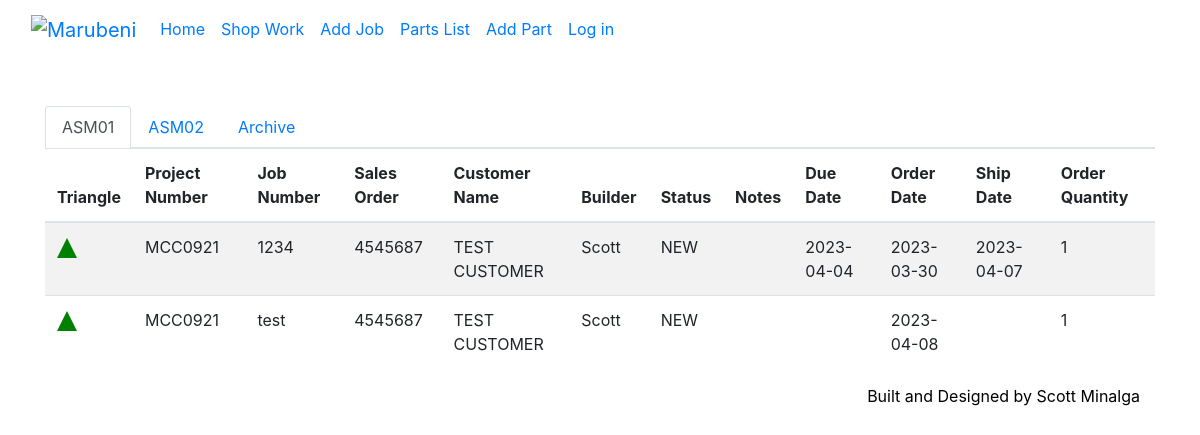
Before: /view with the older database file.
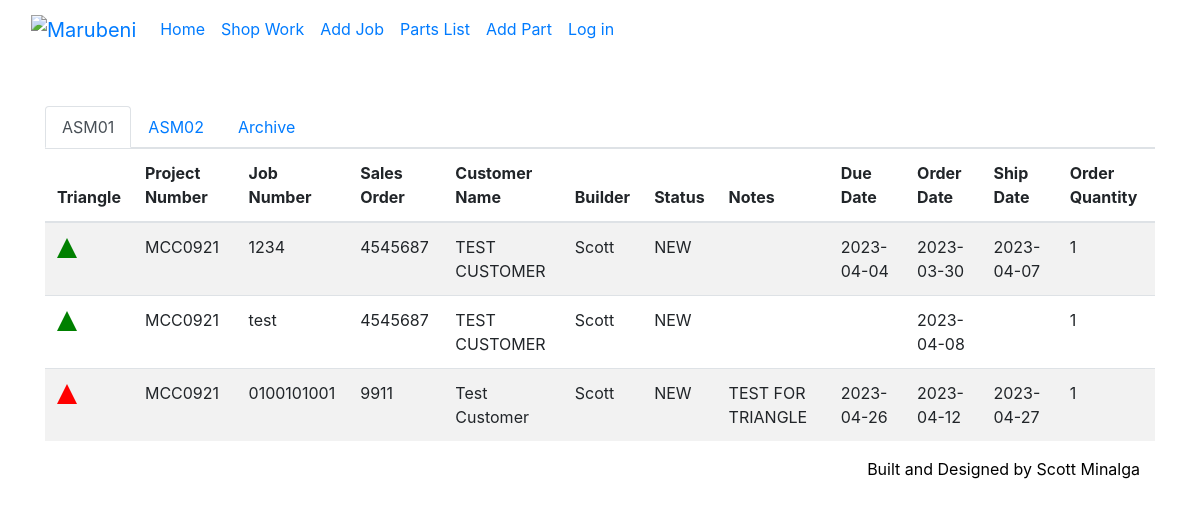
After: the same page with the newer database file.
### Screen.py (models this page shows, shortened)
class ASM01(db.Model):
    _id = db.Column("id", db.Integer, primary_key=True)
    project_number = db.Column(db.String(100))
    job_number = db.Column(db.String(100))
    sales_order = db.Column(db.String(100))
    customer_name = db.Column(db.String(100))
    builder = db.Column(db.String(100))
    status = db.Column(db.String(100))
    notes = db.Column(db.String(500))
    due_date =db.Column(db.String(100))
    order_date = db.Column(db.String(100))
    ship_date = db.Column(db.String(100))
    order_quantity = db.Column(db.String(100))

### Screen.py (the view)
@app.route("/view")
def view():
    ASM01_data = ASM01.query.all()
    ASM02_data = ASM02.query.all()
    archive_data = archive.query.all()
    all_parts = parts.query.all()
    parts_job_numbers = {part.job_number for part in all_parts}
    return render_template(
        'render_table_with_tabs.html',
        ASM01_data=ASM01_data,
        ASM02_data=ASM02_data,
        archive_data=archive_data,
        parts_job_numbers=parts_job_numbers,
    )

### templates/render_table_with_tabs.html (shortened to what this page needs)
{% extends "base.html" %}
{% macro render_table(data, parts_job_numbers) %}
  <table class="table table-striped">
    <thead>
      <tr>
        <th>Triangle</th>
        <th>Project Number</th>
        <th>Job Number</th>
        <th>Sales Order</th>
        <th>Customer Name</th>
        <th>Builder</th>
        <th>Status</th>
        <th>Notes</th>
        <th>Due Date</th>
        <th>Order Date</th>
        <th>Ship Date</th>
        <th>Order Quantity</th>
      </tr>
    </thead>
    <tbody>
      {% for job in data %}
        <tr>
          {% if job.job_number in parts_job_numbers %}
            <td><svg width="20" height="20"><polygon points="10,0 20,20 0,20" fill="red" /></svg></td>
          {% else %}
            <td><svg width="20" height="20"><polygon points="10,0 20,20 0,20" fill="green" /></svg></td>
          {% endif %}
          <td>{{ job.project_number }}</td>
          <td>{{ job.job_number }}</td>
          <td>{{ job.sales_order }}</td>
          <td>{{ job.customer_name }}</td>
          <td>{{ job.builder }}</td>
          <td>{{ job.status }}</td>
          <td>{{ job.notes }}</td>
          <td>{{ job.due_date }}</td>
          <td>{{ job.order_date }}</td>
          <td>{{ job.ship_date }}</td>
          <td>{{ job.order_quantity }}</td>
        </tr>
      {% endfor %}
    </tbody>
  </table>
{% endmacro %}
{% block content %}
  <div class="container mt-5">
    <ul class="nav nav-tabs">
      <li class="nav-item">
        <a class="nav-link active" id="ASM01-tab" data-toggle="tab" href="#ASM01">ASM01</a>
      </li>
      <li class="nav-item">
        <a class="nav-link" id="ASM02-tab" data-toggle="tab" href="#ASM02">ASM02</a>
      </li>
      <li class="nav-item">
        <a class="nav-link" id="archive-tab" data-toggle="tab" href="#archive">Archive</a>
      </li>
    </ul>
    <div class="tab-content">
      <div class="tab-pane fade show active" id="ASM01" role="tabpanel" aria-labelledby="ASM01-tab">
        {{ render_table(ASM01_data, parts_job_numbers) }}
      </div>
    </div>
  </div>
{% endblock %}

### templates/base.html (shortened to what this page needs)
<!DOCTYPE html>
<html>
<head>
    <link rel="stylesheet" href="https://cdn.jsdelivr.net/npm/bootstrap@4.3.1/dist/css/bootstrap.min.css">
</head>
<body>
    <nav class="navbar navbar-expand-lg bg-body-tertiary">
        <div class="container-fluid">
          <a class="navbar-brand" href="/"><img src="https://www.marubeni.com/en/common/img/ogp.jpg" alt="Marubeni" height="20" width="auto" ></a>
          <div class="collapse navbar-collapse" id="navbarNav">
            <ul class="navbar-nav">
              <li class="nav-item">
                <a class="nav-link active" aria-current="page" href="/">Home</a>
              </li>
              <li class="nav-item">
                <a class="nav-link" href="view">Shop Work</a>
              </li>
              <li class="nav-item">
                <a class="nav-link" href="add">Add Job</a>
              </li>
              <li class="nav-item">
                <a class="nav-link" href="view_parts">Parts List</a>
              </li>
              <li class="nav-item">
                <a class="nav-link" href="add_part">Add Part</a>
              </li>
              {% if "user_id" in session %}
                <li class="nav-item">
                  <a class="nav-link" href="{{ url_for('logout') }}">Log out</a>
                </li>
              {% else %}
                <li class="nav-item">
                  <a class="nav-link" href="{{ url_for('login') }}">Log in</a>
                </li>
              {% endif %}
            </ul>
          </div>
        </div>
      </nav>
      <div class="container-fluid">
        {% block content%}
        {% endblock %}
      </div>
  <div class="footer">
    <p>Built and Designed by Scott Minalga</p>
  </div>
</body>
</html>

### templates/base.html (style rules this page uses)
.footer { position: bottom; left: 0; bottom: 0; width: 95%; background-color: white; color: black; text-align: right; }

Changed rows visible on the page:
added ASM01: project_number "MCC0921", job_number "0100101001", sales_order "9911", customer_name "Test Customer", builder "Scott", status "NEW", notes "TEST FOR TRIANGLE", due_date "2023-04-26", order_date "2023-04-12", ship_date "2023-04-27", order_quantity "1"
